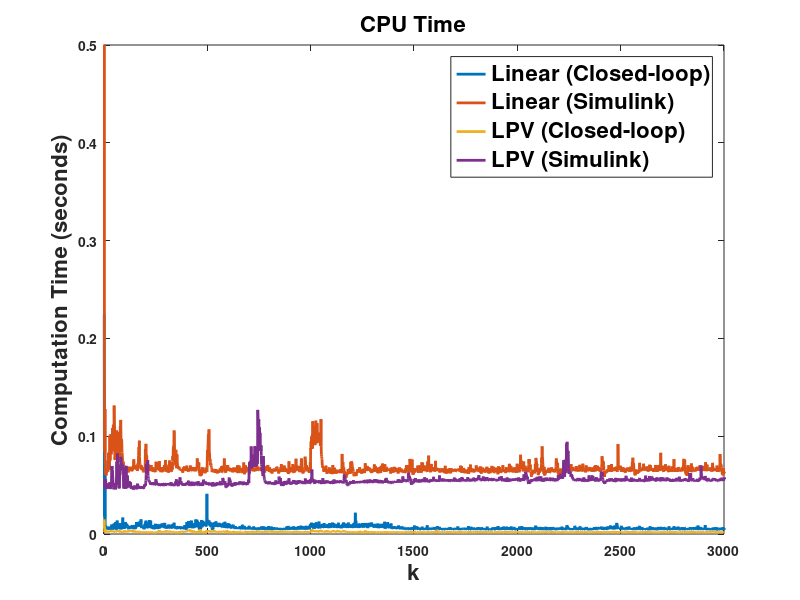

The MATLAB source for this figure:
load ClosedLoopLPV-time.mat
load SimulinkLPV-time.mat
load linearTime.mat
figure('Name','CPU Time','NumberTitle','off');
plot(timeCL,'Linewidth',2);
hold on
plot(timeSimulink,'Linewidth',2);
plot(timeLPV_CL,'Linewidth',2);
plot(timeLPVSimulink,'Linewidth',2);
set(gca,'FontWeight','bold')
xlim([0 3000]);ylim([0 0.5])
legend('Linear (Closed-loop)','Linear (Simulink)','LPV (Closed-loop)','LPV (Simulink)','FontSize',16,'FontWeight','bold')
ylabel('Computation Time (seconds)','FontSize',16,'FontWeight','bold');xlabel('k','FontSize',16,'FontWeight','bold');
title('CPU Time','FontSize',16,'FontWeight','bold');

avgLPVSimulink = mean(timeLPVSimulink)
avgLPVCL = mean(timeLPV_CL)
avgSimulink = mean(timeSimulink)
avgCL = mean(timeCL)
